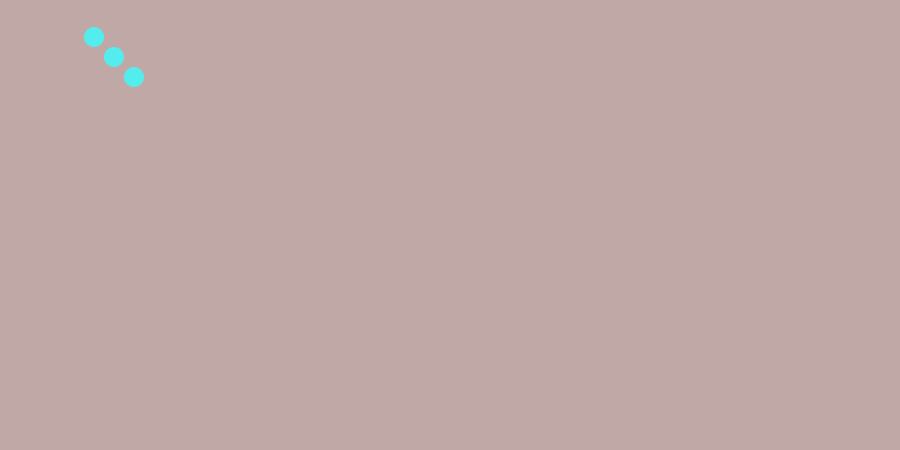
Frame 1 (no input)
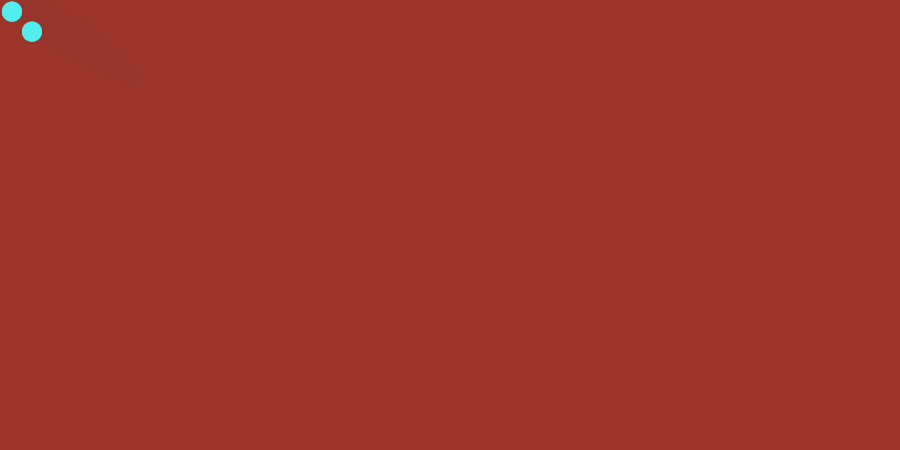
Frame 60 (the mouse pressed at the canvas centre just before this capture)
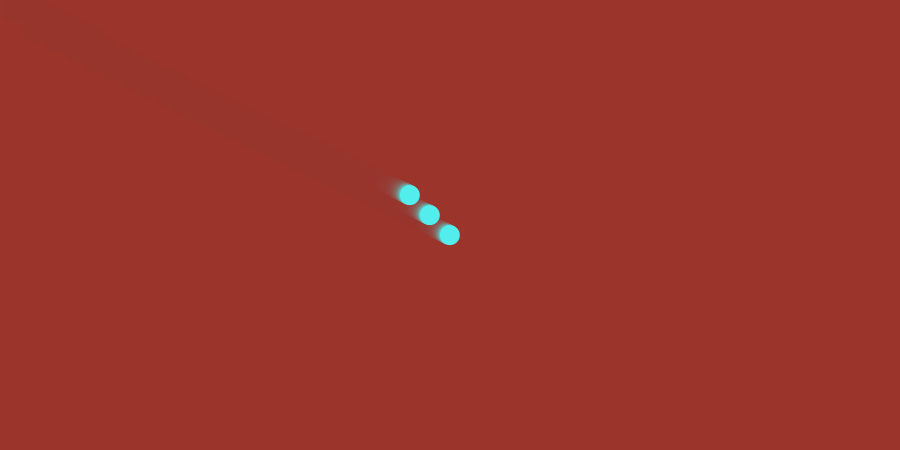
Frame 120 (the mouse held since frame 60 and released just before this capture)

The Processing sketch that drew these frames (run headless with seeded random() and noise(); from frame 60 on, the mouse is pressed at the canvas centre):

// Processing sketch: processing_49757
// ── processing_49757.pde

// crawl line to mouse location
/* crawler has set limit on motion, draw constantly updates
for the shortest distance to mouseX, mouseY, changes offset
of next vertex

*/
float x = 120;
float y = 60;
int rad = 10;
float easing = 0.05;
color c = color(#53EDED);

void setup(){
  size(900,450);
//  noCursor();
  ellipseMode(RADIUS);
  smooth();
}

void draw() {
  fill(#993129, 60);
  noStroke();
  rect(0, 0, width, height);
  float targetX = mouseX;
  float targetY = mouseY;
      if (targetX > x && x < width - 12 || targetX < x && x > 12) {
        x += (targetX - x) * easing;
      }
      if (targetY < y && y > 12 || targetY > y && y < height - 12) {
      y += (targetY - y) * easing;
      }
  
  fill(#53EDED);
  ellipse(x,y, rad, rad);
  ellipse(x+20,y+20, rad, rad);
  ellipse(x-20,y-20, rad, rad);
}               
